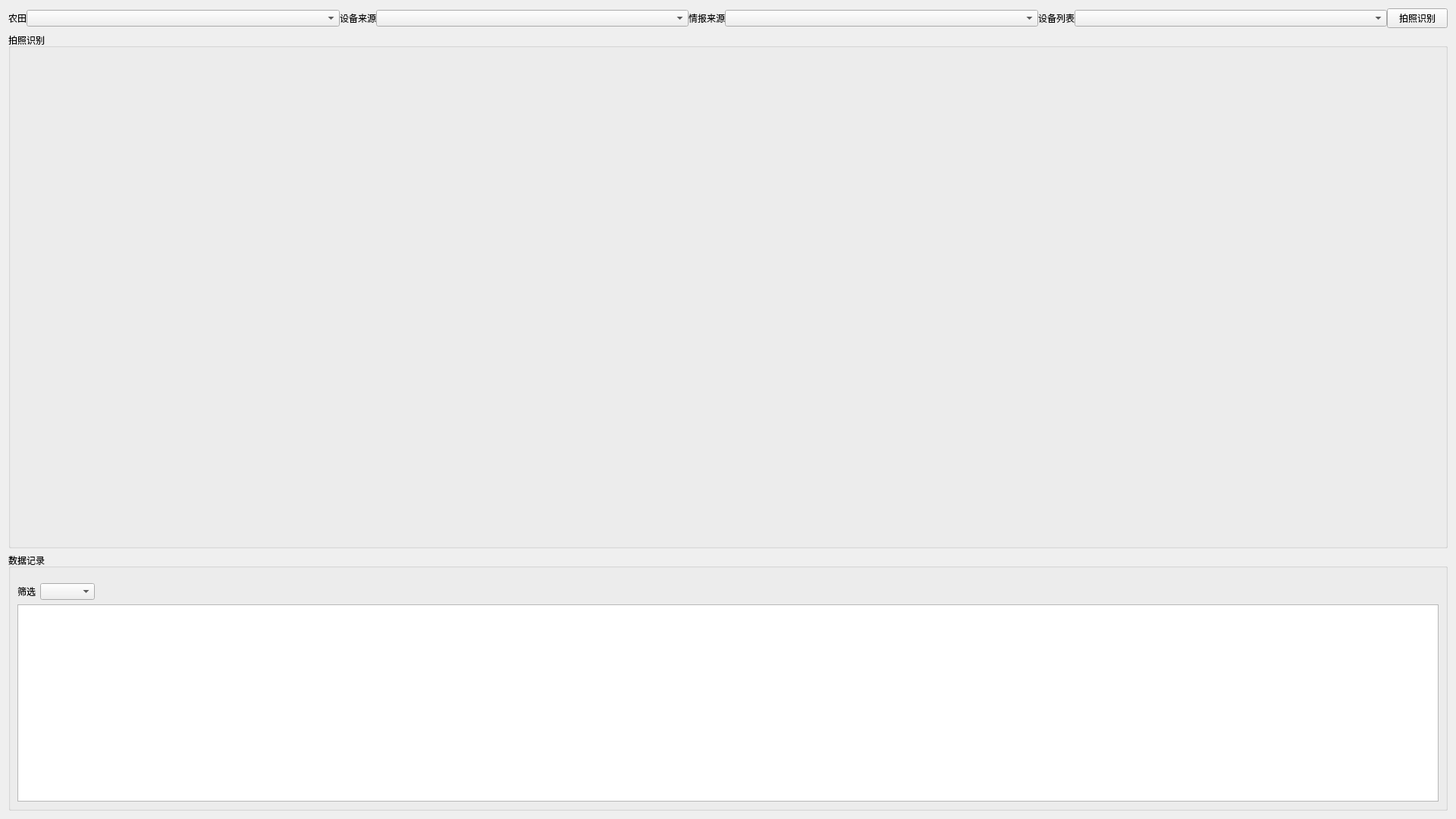
<?xml version="1.0" encoding="UTF-8"?>
<ui version="4.0">
 <class>LY_HarmManagerWidget</class>
 <widget class="QWidget" name="LY_HarmManagerWidget">
  <property name="geometry">
   <rect>
    <x>0</x>
    <y>0</y>
    <width>1920</width>
    <height>1080</height>
   </rect>
  </property>
  <property name="windowTitle">
   <string>Form</string>
  </property>
  <layout class="QGridLayout" name="gridLayout_2" rowstretch="0,2,1">
   <property name="horizontalSpacing">
    <number>10</number>
   </property>
   <item row="0" column="0">
    <layout class="QHBoxLayout" name="horizontalLayout">
     <item>
      <widget class="QLabel" name="label">
       <property name="text">
        <string>农田</string>
       </property>
      </widget>
     </item>
     <item>
      <widget class="QComboBox" name="nt_comboBox">
       <property name="sizePolicy">
        <sizepolicy hsizetype="Expanding" vsizetype="Fixed">
         <horstretch>0</horstretch>
         <verstretch>0</verstretch>
        </sizepolicy>
       </property>
      </widget>
     </item>
     <item>
      <widget class="QLabel" name="label_2">
       <property name="text">
        <string>设备来源</string>
       </property>
      </widget>
     </item>
     <item>
      <widget class="QComboBox" name="qbly_comboBox">
       <property name="sizePolicy">
        <sizepolicy hsizetype="Expanding" vsizetype="Fixed">
         <horstretch>0</horstretch>
         <verstretch>0</verstretch>
        </sizepolicy>
       </property>
      </widget>
     </item>
     <item>
      <widget class="QLabel" name="label_3">
       <property name="text">
        <string>情报来源</string>
       </property>
      </widget>
     </item>
     <item>
      <widget class="QComboBox" name="qb_comboBox">
       <property name="sizePolicy">
        <sizepolicy hsizetype="Expanding" vsizetype="Fixed">
         <horstretch>0</horstretch>
         <verstretch>0</verstretch>
        </sizepolicy>
       </property>
      </widget>
     </item>
     <item>
      <widget class="QLabel" name="label_4">
       <property name="text">
        <string>设备列表</string>
       </property>
      </widget>
     </item>
     <item>
      <widget class="LY_CustomComboBox" name="sbxx_comboBox">
       <property name="sizePolicy">
        <sizepolicy hsizetype="Expanding" vsizetype="Fixed">
         <horstretch>0</horstretch>
         <verstretch>0</verstretch>
        </sizepolicy>
       </property>
       <property name="styleSheet">
        <string notr="true"/>
       </property>
      </widget>
     </item>
     <item>
      <widget class="QPushButton" name="pthtoBtn">
       <property name="text">
        <string>拍照识别</string>
       </property>
      </widget>
     </item>
    </layout>
   </item>
   <item row="1" column="0">
    <widget class="QGroupBox" name="groupBox">
     <property name="title">
      <string>拍照识别</string>
     </property>
     <layout class="QHBoxLayout" name="horizontalLayout_3">
      <property name="topMargin">
       <number>20</number>
      </property>
      <item>
       <widget class="QWidget" name="cameraWidget" native="true">
        <layout class="QGridLayout" name="gridLayout_3"/>
       </widget>
      </item>
      <item>
       <widget class="QWidget" name="photoWidget" native="true">
        <layout class="QGridLayout" name="gridLayout_4">
         <property name="horizontalSpacing">
          <number>10</number>
         </property>
        </layout>
       </widget>
      </item>
     </layout>
    </widget>
   </item>
   <item row="2" column="0">
    <widget class="QGroupBox" name="groupBox_2">
     <property name="title">
      <string>数据记录</string>
     </property>
     <layout class="QGridLayout" name="gridLayout">
      <property name="topMargin">
       <number>20</number>
      </property>
      <item row="0" column="0">
       <layout class="QHBoxLayout" name="horizontalLayout_2">
        <item>
         <widget class="QLabel" name="label_5">
          <property name="text">
           <string>筛选</string>
          </property>
         </widget>
        </item>
        <item>
         <widget class="QComboBox" name="comboBox"/>
        </item>
        <item>
         <spacer name="horizontalSpacer_4">
          <property name="orientation">
           <enum>Qt::Horizontal</enum>
          </property>
          <property name="sizeHint" stdset="0">
           <size>
            <width>40</width>
            <height>20</height>
           </size>
          </property>
         </spacer>
        </item>
       </layout>
      </item>
      <item row="1" column="0">
       <widget class="QTableWidget" name="tableWidget"/>
      </item>
     </layout>
    </widget>
   </item>
  </layout>
 </widget>
 <customwidgets>
  <customwidget>
   <class>LY_CustomComboBox</class>
   <extends>QComboBox</extends>
   <header>ly_customcombobox.h</header>
  </customwidget>
 </customwidgets>
 <resources/>
 <connections/>
</ui>
